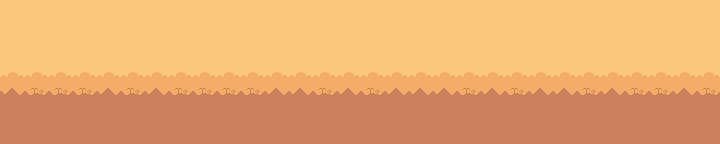

Below is a game level as drawn by its tile map, then a one-line description and the .tmx file that defines it, in full:
An orthogonal 30x6 tile map with 24x24 px tiles, 1 tile layer (bigBackground).

<map version="1.10" tiledversion="1.11.2" orientation="orthogonal" renderorder="right-down" width="30" height="6" tilewidth="24" tileheight="24" infinite="0" nextlayerid="2" nextobjectid="1">
 <editorsettings>
  <export target="Background.tmj" format="json" />
 </editorsettings>
 <tileset firstgid="1" name="Background" tilewidth="24" tileheight="24" tilecount="24" columns="8">
  <image source="tilemap-backgrounds_packed.png" width="192" height="72" />
 </tileset>
 <layer id="1" name="bigBackground" width="30" height="6">
  <data encoding="csv">
6,6,6,6,6,6,6,6,6,6,6,6,6,6,6,6,6,6,6,6,6,6,6,6,6,6,6,6,6,6,
6,6,6,6,6,6,6,6,6,6,6,6,6,6,6,6,6,6,6,6,6,6,6,6,6,6,6,6,6,6,
5,6,5,6,5,6,5,6,5,6,5,6,5,6,5,6,5,6,5,6,5,6,5,6,5,6,5,6,6,6,
13,14,14,14,13,14,13,14,14,14,14,13,13,14,13,14,13,13,13,14,13,14,13,13,14,13,14,14,13,14,
21,22,21,22,21,22,21,22,21,22,21,22,22,22,22,22,22,22,21,22,21,22,21,22,21,22,21,22,21,22,
22,22,22,22,22,22,22,22,22,22,22,22,22,22,22,22,22,22,22,22,22,22,22,22,22,22,22,22,22,22
</data>
 </layer>
</map>
